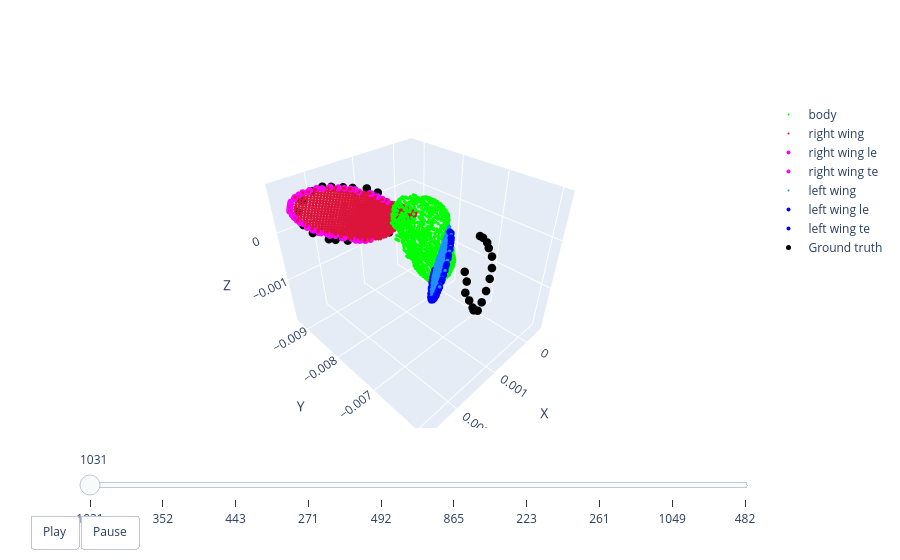

Here is the notebook cell this chart was saved with:
### Code cell
import plotly.graph_objects as go
import numpy as np


color_list = ['lime','crimson','magenta','magenta','dodgerblue','blue','blue','black','orange']
name_list = ['body','right wing','right wing le','right wing te','left wing','left wing le','left wing te','Ground truth','gaussian points']
size_list = [2,2,4,4,2,4,4,5,5]
framestart = 1031
frame_end = 1032
frames = range(framestart, frame_end)

output_path = f'{path_output}/{model_name}/animated_plot.html'

xyz_all_frames = np.vstack([frame.xyz_rotated for frame in all_frames])

# === HELPERS ===

def create_scatter3d(xyz, color,name,size = 2):
    """Create a single 3D scatter trace for a specific part."""
    return go.Scatter3d(
        x=xyz[:, 0],
        y=xyz[:, 1],
        z=xyz[:, 2],
        mode="markers",
        name = name,
        marker=dict(size=size, opacity=1, color=color, colorscale='gray'),
    )


def get_global_bounds(xyz_list):
    """Compute global min and max coordinates over all frames for consistent axis scaling."""
    return np.min(xyz_list, axis=0), np.max(xyz_list, axis=0)


def create_frame(parts_list, color_list,size_list, frame_name,name_list):
    """Create one animation frame with all parts for a given timestep."""
    data = [
        create_scatter3d(part, color,name,size)
        for part, color,size,name in zip(parts_list, color_list, size_list,name_list)
    ]
    return go.Frame(data=data, name=frame_name)


def create_play_pause_buttons():
    """Return Play/Pause button definitions for animation."""
    return [
        {
            "buttons": [
                {
                    "args": [None, {"frame": {"duration": 100, "redraw": True}, "fromcurrent": True}],
                    "label": "Play",
                    "method": "animate",
                },
                {
                    "args": [[None], {"frame": {"duration": 0, "redraw": True}, "mode": "immediate"}],
                    "label": "Pause",
                    "method": "animate",
                },
            ],
            "direction": "left",
            "pad": {"r": 10, "t": 87},
            "showactive": False,
            "type": "buttons",
            "x": 0.1,
            "xanchor": "right",
            "y": 0,
            "yanchor": "top",
        }
    ]

def create_slider(frame_nums):
    """Create a slider using actual frame numbers."""
    return [
        {
            "active": 0,
            "steps": [
                {
                    "args": [[str(i)], {"frame": {"duration": 100, "redraw": True}, "mode": "immediate"}],
                    "label": str(frame_num),
                    "method": "animate",
                }
                for i, frame_num in enumerate(frame_nums)
            ],
        }
    ]


# === MAIN FUNCTION ===

def create_3d_animation(frames_list, color_list,xyz_all_frames,size_list,name_list):
    """Build and show the 3D animation."""
    # frame_nums = [f.frame_num for f in frames_list[framestart - frame0:frame_end - frame0]]
    frame_nums = [frame.frame_num for frame in all_frames]
    min_xyz, max_xyz = get_global_bounds(xyz_all_frames)

    # Initial frame data
    intial_parts = [frames_list[0].body,frames_list[0].right_wing,frames_list[0].right_wing_le,frames_list[0].right_wing_te,frames_list[0].left_wing,frames_list[0].left_wing_le,frames_list[0].left_wing_te, frames_list[0].rotated_points_3d]
    initial_data = [
        create_scatter3d(part, color,name,size)
        for  part,color,size,name in zip(intial_parts, color_list,size_list,name_list)
    ]
    bounding_box_trace = go.Scatter3d(

    mode='markers',
    marker=dict(size=0.1, color='rgba(0,0,0,0)'),
    showlegend=False
    )
    initial_data.append(bounding_box_trace)
    # Create frames for animation
    frames_data = [
        create_frame([xyz_frame.body,xyz_frame.right_wing,xyz_frame.right_wing_le,xyz_frame.right_wing_te,xyz_frame.left_wing,xyz_frame.left_wing_le,xyz_frame.left_wing_te, xyz_frame.rotated_points_3d], color_list,size_list, str(i),name_list)
        for i, xyz_frame in enumerate(frames_list)
    ]

    # Build full figure
    fig = go.Figure(
        data=initial_data,
        layout=go.Layout(
            scene=dict(
                xaxis_title="X",
                yaxis_title="Y",
                zaxis_title="Z",
            ),
            updatemenus=create_play_pause_buttons(),
            sliders=create_slider(frame_nums),
        ),
        frames=frames_data,
    )

    fig.show()
    fig.write_html(output_path)
    print(f"Saved animation to: {output_path}")


create_3d_animation(all_frames, color_list,xyz_all_frames,size_list,name_list)




    # point_3d_per_frame.append(np.vstack(points_3d))
    # gaussians_interest_points.append(gaussian_points)

### Figure 1 — Plotly figure (JSON) as saved in the notebook; plotly's stock layout.template omitted (floating-point values rounded to 4 significant figures; data arrays with more than 128 entries replaced by an {"elided": "..."} marker saying what was removed)
{"data": [{"marker": {"color": "lime", "colorscale": [[0, "rgb(0, 0, 0)"], [0.09091, "rgb(16, 16, 16)"], [0.1818, "rgb(38, 38, 38)"], [0.2727, "rgb(59, 59, 59)"], [0.3636, "rgb(81, 80, 80)"], [0.4545, "rgb(102, 101, 101)"], [0.5455, "rgb(124, 123, 122)"], [0.6364, "rgb(146, 146, 145)"], [0.7273, "rgb(171, 171, 170)"], [0.8182, "rgb(197, 197, 195)"], [0.9091, "rgb(224, 224, 223)"], [1, "rgb(254, 254, 253)"]], "opacity": 1, "size": 2}, "mode": "markers", "name": "body", "type": "scatter3d", "x": {"elided": "1118 float values"}, "y": {"elided": "1118 float values"}, "z": {"elided": "1118 float values"}}, {"marker": {"color": "crimson", "colorscale": [[0, "rgb(0, 0, 0)"], [0.09091, "rgb(16, 16, 16)"], [0.1818, "rgb(38, 38, 38)"], [0.2727, "rgb(59, 59, 59)"], [0.3636, "rgb(81, 80, 80)"], [0.4545, "rgb(102, 101, 101)"], [0.5455, "rgb(124, 123, 122)"], [0.6364, "rgb(146, 146, 145)"], [0.7273, "rgb(171, 171, 170)"], [0.8182, "rgb(197, 197, 195)"], [0.9091, "rgb(224, 224, 223)"], [1, "rgb(254, 254, 253)"]], "opacity": 1, "size": 2}, "mode": "markers", "name": "right wing", "type": "scatter3d", "x": {"elided": "1514 float values"}, "y": {"elided": "1514 float values"}, "z": {"elided": "1514 float values"}}, {"marker": {"color": "magenta", "colorscale": [[0, "rgb(0, 0, 0)"], [0.09091, "rgb(16, 16, 16)"], [0.1818, "rgb(38, 38, 38)"], [0.2727, "rgb(59, 59, 59)"], [0.3636, "rgb(81, 80, 80)"], [0.4545, "rgb(102, 101, 101)"], [0.5455, "rgb(124, 123, 122)"], [0.6364, "rgb(146, 146, 145)"], [0.7273, "rgb(171, 171, 170)"], [0.8182, "rgb(197, 197, 195)"], [0.9091, "rgb(224, 224, 223)"], [1, "rgb(254, 254, 253)"]], "opacity": 1, "size": 4}, "mode": "markers", "name": "right wing le", "type": "scatter3d", "x": [0.001665, 0.001482, 0.001223, 0.001422, 0.001902, 0.001766, 0.001564, 0.001193, 0.002033, 0.001085, 0.002122, 0.0009972, 0.002262, 0.000909, 0.002414, 0.002215, 0.001836, 0.002306, 0.00239, 0.002442, 0.00252, 0.002556, 0.002577, 0.002603, 0.002597, 0.002584, 0.002569, 0.002555, 0.002496, 0.002478, 0.002414, 0.002347, 0.002237, 0.002122, 0.001902], "y": [-0.008731, -0.008691, -0.008632, -0.008676, -0.008782, -0.008753, -0.008709, -0.008626, -0.008809, -0.0086, -0.008828, -0.008579, -0.008855, -0.008557, -0.008885, -0.008809, -0.008721, -0.008831, -0.008852, -0.008867, -0.008886, -0.008897, -0.008903, -0.008912, -0.008912, -0.008912, -0.00891, -0.008909, -0.008899, -0.008897, -0.008885, -0.008873, -0.008851, -0.008828, -0.008782], "z": [0.0006932, 0.0006231, 0.0004871, 0.0005703, 0.0007738, 0.0007295, 0.0006554, 0.0004739, 0.0007826, 0.0003923, 0.0008086, 0.0003181, 0.0007859, 0.0002539, 0.0007741, 4.191e-05, -0.0001862, 0.0001192, 0.0001966, 0.0002849, 0.0003655, 0.0004266, 0.0004773, 0.0005512, 0.0005777, 0.0006199, 0.0006613, 0.0006918, 0.0007285, 0.0007508, 0.0007741, 0.0007944, 0.0008041, 0.0008086, 0.0007738]}, {"marker": {"color": "magenta", "colorscale": [[0, "rgb(0, 0, 0)"], [0.09091, "rgb(16, 16, 16)"], [0.1818, "rgb(38, 38, 38)"], [0.2727, "rgb(59, 59, 59)"], [0.3636, "rgb(81, 80, 80)"], [0.4545, "rgb(102, 101, 101)"], [0.5455, "rgb(124, 123, 122)"], [0.6364, "rgb(146, 146, 145)"], [0.7273, "rgb(171, 171, 170)"], [0.8182, "rgb(197, 197, 195)"], [0.9091, "rgb(224, 224, 223)"], [1, "rgb(254, 254, 253)"]], "opacity": 1, "size": 4}, "mode": "markers", "name": "right wing te", "type": "scatter3d", "x": [0.002047, 0.001808, 0.001594, 0.001659, 0.002185, 0.002087, 0.001947, 0.001518, 0.002306, 0.001417, 0.00239, 0.001311, 0.002484, 0.002556, 0.001311, 0.0009972, 0.001193], "y": [-0.00877, -0.008715, -0.008666, -0.008683, -0.008802, -0.00878, -0.008748, -0.00865, -0.008831, -0.008628, -0.008852, -0.008605, -0.008876, -0.008897, -0.008606, -0.008579, -0.008626], "z": [-6.615e-05, -0.0001988, -0.0003187, -0.0002627, 2.816e-05, -2.572e-05, -0.0001055, -0.0003475, 0.0001193, -0.0003841, 0.0001966, -0.000399, 0.0003142, 0.0004266, -0.000399, 0.0003181, 0.0004739]}, {"marker": {"color": "dodgerblue", "colorscale": [[0, "rgb(0, 0, 0)"], [0.09091, "rgb(16, 16, 16)"], [0.1818, "rgb(38, 38, 38)"], [0.2727, "rgb(59, 59, 59)"], [0.3636, "rgb(81, 80, 80)"], [0.4545, "rgb(102, 101, 101)"], [0.5455, "rgb(124, 123, 122)"], [0.6364, "rgb(146, 146, 145)"], [0.7273, "rgb(171, 171, 170)"], [0.8182, "rgb(197, 197, 195)"], [0.9091, "rgb(224, 224, 223)"], [1, "rgb(254, 254, 253)"]], "opacity": 1, "size": 2}, "mode": "markers", "name": "left wing", "type": "scatter3d", "x": {"elided": "1514 float values"}, "y": {"elided": "1514 float values"}, "z": {"elided": "1514 float values"}}, {"marker": {"color": "blue", "colorscale": [[0, "rgb(0, 0, 0)"], [0.09091, "rgb(16, 16, 16)"], [0.1818, "rgb(38, 38, 38)"], [0.2727, "rgb(59, 59, 59)"], [0.3636, "rgb(81, 80, 80)"], [0.4545, "rgb(102, 101, 101)"], [0.5455, "rgb(124, 123, 122)"], [0.6364, "rgb(146, 146, 145)"], [0.7273, "rgb(171, 171, 170)"], [0.8182, "rgb(197, 197, 195)"], [0.9091, "rgb(224, 224, 223)"], [1, "rgb(254, 254, 253)"]], "opacity": 1, "size": 4}, "mode": "markers", "name": "left wing le", "type": "scatter3d", "x": [0.001318, 0.001166, 0.0009509, 0.001117, 0.001517, 0.001404, 0.001234, 0.0009261, 0.001629, 0.0008373, 0.001704, 0.0007655, 0.001825, 0.0006931, 0.001955, 0.002093, 0.001819, 0.001506, 0.001893, 0.001962, 0.002002, 0.002065, 0.002092, 0.002108, 0.002127, 0.002121, 0.002108, 0.002093, 0.00208, 0.002027, 0.002011, 0.001955, 0.001897, 0.001803, 0.001704, 0.001517], "y": [-0.006686, -0.006808, -0.006992, -0.006857, -0.006531, -0.006619, -0.006753, -0.007012, -0.006458, -0.007097, -0.006401, -0.007169, -0.006333, -0.007238, -0.006255, -0.006208, -0.006602, -0.006881, -0.006528, -0.006456, -0.0064, -0.006331, -0.006291, -0.006263, -0.006225, -0.00622, -0.006213, -0.006207, -0.006205, -0.006225, -0.006228, -0.006255, -0.006284, -0.00634, -0.006401, -0.006531], "z": [0.0003925, 0.0003509, 0.0002572, 0.0003091, 0.0004368, 0.0004132, 0.0003703, 0.0002486, 0.0004276, 0.0001859, 0.0004402, 0.0001277, 0.0004, 7.889e-05, 0.0003683, 0.0002409, -0.0002969, -0.0004615, -0.000236, -0.0001744, -9.771e-05, -3.216e-05, 2.078e-05, 6.58e-05, 0.0001322, 0.0001582, 0.0001998, 0.0002407, 0.0002714, 0.0003141, 0.0003377, 0.0003682, 0.0003964, 0.0004204, 0.0004402, 0.0004368]}, {"marker": {"color": "blue", "colorscale": [[0, "rgb(0, 0, 0)"], [0.09091, "rgb(16, 16, 16)"], [0.1818, "rgb(38, 38, 38)"], [0.2727, "rgb(59, 59, 59)"], [0.3636, "rgb(81, 80, 80)"], [0.4545, "rgb(102, 101, 101)"], [0.5455, "rgb(124, 123, 122)"], [0.6364, "rgb(146, 146, 145)"], [0.7273, "rgb(171, 171, 170)"], [0.8182, "rgb(197, 197, 195)"], [0.9091, "rgb(224, 224, 223)"], [1, "rgb(254, 254, 253)"]], "opacity": 1, "size": 4}, "mode": "markers", "name": "left wing te", "type": "scatter3d", "x": [0.001681, 0.001483, 0.001305, 0.001359, 0.001795, 0.001713, 0.001597, 0.001242, 0.001893, 0.001157, 0.001962, 0.001067, 0.002036, 0.0009751, 0.002093, 0.002093, 0.001067, 0.0007655, 0.0009261], "y": [-0.006728, -0.0069, -0.007056, -0.007002, -0.006623, -0.006694, -0.006795, -0.007106, -0.006528, -0.007172, -0.006457, -0.007234, -0.006367, -0.007301, -0.006292, -0.006208, -0.007234, -0.007169, -0.007012], "z": [-0.0003764, -0.0004697, -0.0005542, -0.00051, -0.0003058, -0.0003435, -0.0004003, -0.0005713, -0.000236, -0.0005922, -0.0001743, -0.0005921, -7.581e-05, -0.0005995, 2.091e-05, 0.0002409, -0.0005921, 0.0001277, 0.0002486]}, {"marker": {"color": "black", "colorscale": [[0, "rgb(0, 0, 0)"], [0.09091, "rgb(16, 16, 16)"], [0.1818, "rgb(38, 38, 38)"], [0.2727, "rgb(59, 59, 59)"], [0.3636, "rgb(81, 80, 80)"], [0.4545, "rgb(102, 101, 101)"], [0.5455, "rgb(124, 123, 122)"], [0.6364, "rgb(146, 146, 145)"], [0.7273, "rgb(171, 171, 170)"], [0.8182, "rgb(197, 197, 195)"], [0.9091, "rgb(224, 224, 223)"], [1, "rgb(254, 254, 253)"]], "opacity": 1, "size": 5}, "mode": "markers", "name": "Ground truth", "type": "scatter3d", "x": [0.0007694, 0.0009684, 0.001215, 0.00138, 0.0016, 0.001767, 0.001962, 0.002197, 0.001514, 0.001122, 0.0008249, 0.001764, 0.00191, 0.002198, 0.002328, 0.002323, 0.0006037, 0.0009606, 0.001173, 0.0007411, 0.000561, 0.0003943, 0.0002687, 0.001336, 0.001432, 0.001493, 0.00143, 0.00131, 0.00118, 0.0009897, 0.0007803, 0.0005333, 0.0003772], "y": [-0.008981, -0.009047, -0.009142, -0.009201, -0.009233, -0.009248, -0.009258, -0.009241, -0.009049, -0.009024, -0.008988, -0.009069, -0.009051, -0.00906, -0.009094, -0.009208, -0.008903, -0.006196, -0.006041, -0.006412, -0.00657, -0.00677, -0.00692, -0.006159, -0.006022, -0.005931, -0.005924, -0.005967, -0.006288, -0.006501, -0.006747, -0.006916, -0.007096], "z": [0.0002391, 0.0003657, 0.0004249, 0.0004715, 0.0005394, 0.0005905, 0.0005693, 0.0004766, -0.0005264, -0.00066, -0.0006808, -0.000408, -0.0003239, -7.639e-05, 0.0001203, 0.0003176, -0.0006674, 0.0002096, 0.0001919, 0.0001586, 0.0001085, 3.691e-05, -4.91e-05, -0.000571, -0.0004304, -0.000178, -7.597e-06, 0.0001157, -0.000696, -0.0007927, -0.0008946, -0.0008783, -0.000838]}, {"marker": {"color": "rgba(0,0,0,0)", "size": 0.1}, "mode": "markers", "showlegend": false, "type": "scatter3d"}], "layout": {"scene": {"xaxis": {"title": {"text": "X"}}, "yaxis": {"title": {"text": "Y"}}, "zaxis": {"title": {"text": "Z"}}}, "sliders": [{"active": 0, "steps": [{"args": [["0"], {"frame": {"duration": 100, "redraw": true}, "mode": "immediate"}], "label": "1031", "method": "animate"}, {"args": [["1"], {"frame": {"duration": 100, "redraw": true}, "mode": "immediate"}], "label": "352", "method": "animate"}, {"args": [["2"], {"frame": {"duration": 100, "redraw": true}, "mode": "immediate"}], "label": "443", "method": "animate"}, {"args": [["3"], {"frame": {"duration": 100, "redraw": true}, "mode": "immediate"}], "label": "271", "method": "animate"}, {"args": [["4"], {"frame": {"duration": 100, "redraw": true}, "mode": "immediate"}], "label": "492", "method": "animate"}, {"args": [["5"], {"frame": {"duration": 100, "redraw": true}, "mode": "immediate"}], "label": "865", "method": "animate"}, {"args": [["6"], {"frame": {"duration": 100, "redraw": true}, "mode": "immediate"}], "label": "223", "method": "animate"}, {"args": [["7"], {"frame": {"duration": 100, "redraw": true}, "mode": "immediate"}], "label": "261", "method": "animate"}, {"args": [["8"], {"frame": {"duration": 100, "redraw": true}, "mode": "immediate"}], "label": "1049", "method": "animate"}, {"args": [["9"], {"frame": {"duration": 100, "redraw": true}, "mode": "immediate"}], "label": "482", "method": "animate"}]}], "updatemenus": [{"buttons": [{"args": [null, {"frame": {"duration": 100, "redraw": true}, "fromcurrent": true}], "label": "Play", "method": "animate"}, {"args": [[null], {"frame": {"duration": 0, "redraw": true}, "mode": "immediate"}], "label": "Pause", "method": "animate"}], "direction": "left", "pad": {"r": 10, "t": 87}, "showactive": false, "type": "buttons", "x": 0.1, "xanchor": "right", "y": 0, "yanchor": "top"}]}}
